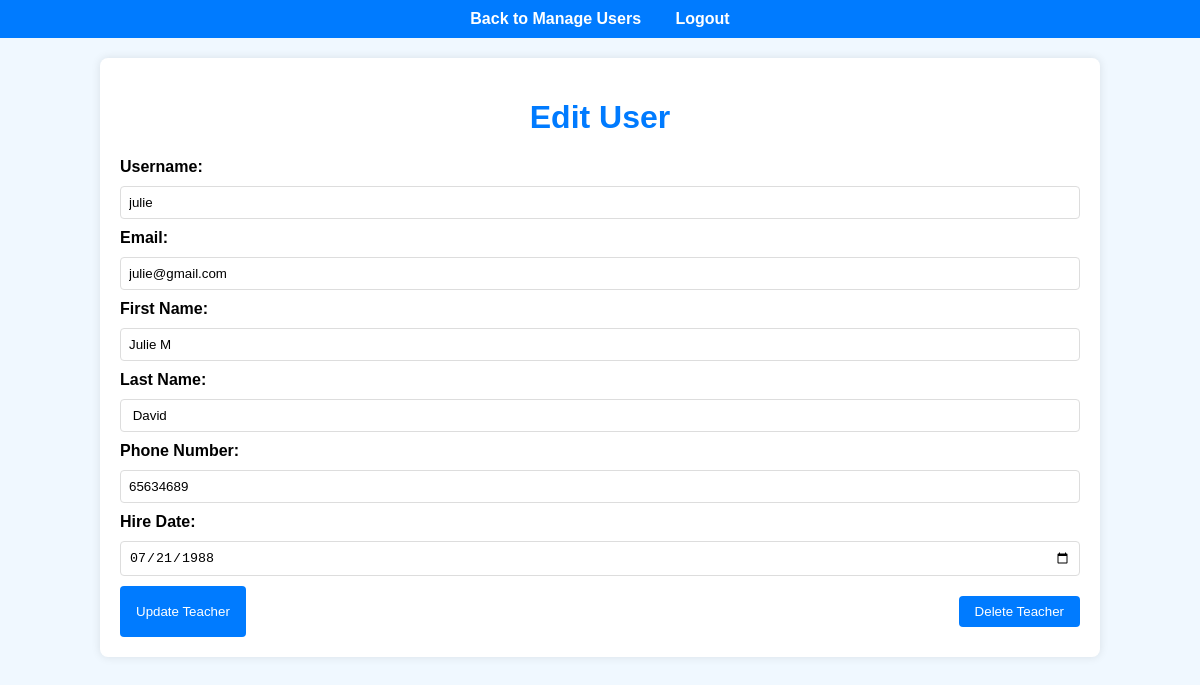
/html/EditUsers.php?type=teacher&id=1, run on the app's committed database.
### tables this page shows
CREATE TABLE `teachers` (
  `teacher_id` int(11) NOT NULL,
  `first_name` varchar(50) NOT NULL,
  `last_name` varchar(50) NOT NULL,
  `email` varchar(100) NOT NULL,
  `phone_number` varchar(15) DEFAULT NULL,
  `hire_date` date NOT NULL,
  `user_id` int(11) DEFAULT NULL,
  `created_at` timestamp NOT NULL DEFAULT current_timestamp(),
  `updated_at` timestamp NOT NULL DEFAULT current_timestamp() ON UPDATE current_timestamp()
);

CREATE TABLE `users` (
  `user_id` int(11) NOT NULL,
  `username` varchar(50) NOT NULL,
  `password` varchar(255) NOT NULL,
  `role` enum('admin','teacher','student') NOT NULL,
  `email` varchar(100) NOT NULL,
  `created_at` timestamp NOT NULL DEFAULT current_timestamp(),
  `updated_at` timestamp NOT NULL DEFAULT current_timestamp() ON UPDATE current_timestamp()
);

### html/EditUsers.php (the view, shortened to what this page needs)
<!DOCTYPE html>
<html lang="en">
<head>
    <link rel="stylesheet" href="../css/EditUsers.css">
</head>
<body>
    <nav>
        <a href="ManageUsers.php">Back to Manage Users</a>
        <a href="logout.html">Logout</a>
    </nav>
    <div class="container">
        <h1>Edit User</h1>
        <?php
        include 'db_connection.php';
        $type = $_GET['type'];
        $id = $_GET['id'];
        if ($type == 'teacher') {
            $sql = "SELECT u.username, u.email, t.first_name, t.last_name, t.phone_number, t.hire_date, t.teacher_id
                    FROM users u
                    JOIN teachers t ON u.user_id = t.user_id
                    WHERE t.teacher_id = $id";
        } elseif ($type == 'student') {
            $sql = "SELECT u.username, u.email, s.first_name, s.last_name, s.date_of_birth, s.gender, s.enrollment_date, s.student_id
                    FROM users u
                    JOIN students s ON u.user_id = s.user_id
                    WHERE s.student_id = $id";
        }
        $result = $conn->query($sql);
        $row = $result->fetch_assoc();
        if ($type == 'teacher') {
        ?>
            <form action="" method="post">
                <label for="username">Username:</label>
                <input type="text" id="username" name="username" value="<?php echo $row['username']; ?>" required>
                <label for="email">Email:</label>
                <input type="email" id="email" name="email" value="<?php echo $row['email']; ?>" required>
                <label for="first_name">First Name:</label>
                <input type="text" id="first_name" name="first_name" value="<?php echo $row['first_name']; ?>" required>
                <label for="last_name">Last Name:</label>
                <input type="text" id="last_name" name="last_name" value="<?php echo $row['last_name']; ?>" required>
                <label for="phone_number">Phone Number:</label>
                <input type="text" id="phone_number" name="phone_number" value="<?php echo $row['phone_number']; ?>">
                <label for="hire_date">Hire Date:</label>
                <input type="date" id="hire_date" name="hire_date" value="<?php echo $row['hire_date']; ?>" required>
                <div class="button-container">
                    <button type="submit" name="update_teacher">Update Teacher</button>
                    <button type="submit" name="delete_teacher" class="button">Delete Teacher</button>
                </div>
            </form>
        <?php
        }
        ?>
    </div>
</body>
</html>

### css/EditUsers.css (style rules this page uses)
body { font-family: Arial, sans-serif; background-color: #f0f8ff; margin: 0; padding: 0; }
nav { background-color: #007BFF; padding: 10px; text-align: center; }
nav a { color: white; margin: 0 15px; text-decoration: none; font-weight: bold; }
.container { width: 80%; margin: 20px auto; background-color: white; padding: 20px; box-shadow: 0 0 10px rgba(0, 0, 0, 0.1); border-radius: 8px; }
h1 { text-align: center; color: #007BFF; }
.button { display: inline-block; padding: 8px 16px; margin: 10px 0; color: white; background-color: #007BFF; text-align: center; text-decoration: none; border-radius: 4px; transition: background-color 0.3s; }
form { display: flex; flex-direction: column; gap: 10px; margin-top: 20px; }
label { font-weight: bold; }
input[type="text"], input[type="email"], input[type="date"], select { padding: 8px; border: 1px solid #ddd; border-radius: 4px; }
button[type="submit"] { padding: 8px 16px; color: white; background-color: #007BFF; border: none; border-radius: 4px; cursor: pointer; transition: background-color 0.3s; }
.button-container { display: flex; justify-content: space-between; flex-wrap: wrap; gap: 10px; }

### data on the page
teachers: username "julie", email "julie@gmail.com", first_name "Julie M", last_name "David", phone_number "65634689", hire_date "07/21/1988"
